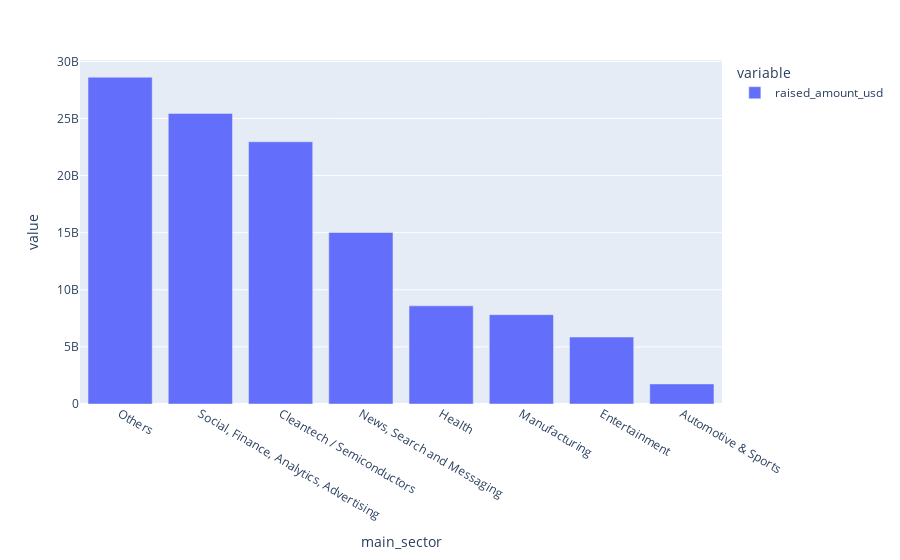

Write notebook code for a chart like this one.
### Markdown cell above
##### Using Plotly charts to get better and interactive data visualization

### Code cell
px.bar(final.groupby(by='main_sector')['raised_amount_usd'].sum().sort_values(ascending=False))

### Figure 1 — Plotly figure (JSON) as saved in the notebook; plotly's stock layout.template omitted (floating-point values rounded to 4 significant figures)
{"data": [{"alignmentgroup": "True", "hovertemplate": "variable=raised_amount_usd<br>main_sector=%{x}<br>value=%{y}<extra></extra>", "legendgroup": "raised_amount_usd", "marker": {"color": "#636efa"}, "name": "raised_amount_usd", "offsetgroup": "raised_amount_usd", "orientation": "v", "showlegend": true, "textposition": "auto", "type": "bar", "x": ["Others", "Social, Finance, Analytics, Advertising", "Cleantech / Semiconductors", "News, Search and Messaging", "Health", "Manufacturing", "Entertainment", "Automotive & Sports"], "xaxis": "x", "y": [28618040798, 25447330528, 22962800878, 15021148208, 8594136867, 7821393713, 5862812669, 1758055926], "yaxis": "y"}], "layout": {"barmode": "relative", "legend": {"title": {"text": "variable"}, "tracegroupgap": 0}, "margin": {"t": 60}, "xaxis": {"anchor": "y", "domain": [0, 1], "title": {"text": "main_sector"}}, "yaxis": {"anchor": "x", "domain": [0, 1], "title": {"text": "value"}}}}
